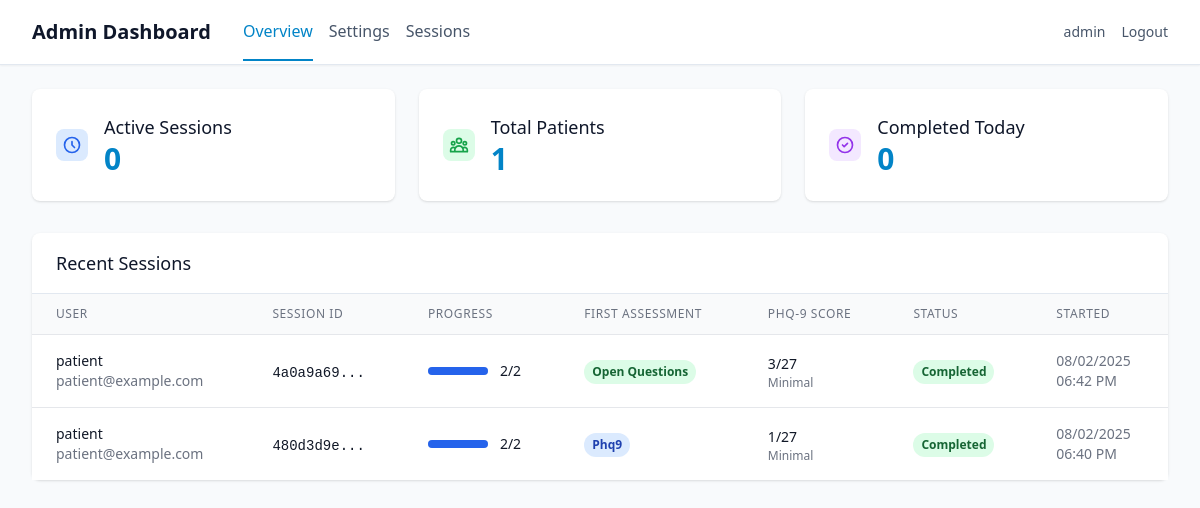
The app's page /admin/dashboard (signed in) with its own data.
### app/models/user.py (models this page shows, shortened)
class User(UserMixin, db.Model):
    id = db.Column(db.Integer, primary_key=True)
    username = db.Column(db.String(80), unique=True, nullable=False)
    email = db.Column(db.String(120), unique=True, nullable=False)
    password_hash = db.Column(db.String(255), nullable=False)
    user_type = db.Column(db.String(20), nullable=False, default='patient')
    created_at = db.Column(db.DateTime, default=datetime.utcnow)
    is_active = db.Column(db.Boolean, default=True)
    patient_profile = db.relationship('PatientProfile', backref='user', uselist=False, cascade='all, delete-orphan')
    assessments = db.relationship('Assessment', backref='user', lazy=True, cascade='all, delete-orphan')
    def is_superuser(self):
        return self.user_type == 'superuser'

### app/models/assessment.py (models this page shows, shortened)
class Assessment(db.Model):
    id = db.Column(db.Integer, primary_key=True)
    user_id = db.Column(db.Integer, db.ForeignKey('user.id'), nullable=False)
    session_id = db.Column(db.String(100), nullable=False, unique=True)
    first_assessment_type = db.Column(db.String(20))  # 'phq9' or 'open_questions'
    phq9_completed = db.Column(db.Boolean, default=False)
    open_questions_completed = db.Column(db.Boolean, default=False)
    status = db.Column(db.String(20), default='in_progress')  # 'in_progress', 'completed', 'abandoned'
    consent_agreed = db.Column(db.Boolean, default=False)
    camera_verified = db.Column(db.Boolean, default=False)
    started_at = db.Column(db.DateTime, default=datetime.utcnow)
    completed_at = db.Column(db.DateTime)
    consent_at = db.Column(db.DateTime)
    camera_check_at = db.Column(db.DateTime)
    first_assessment_started_at = db.Column(db.DateTime)
    phq9_score = db.Column(db.Integer)
    phq9_severity = db.Column(db.String(20))  # 'minimal', 'mild', 'moderate', 'severe'
    phq9_settings = db.Column(db.Text)  # JSON string of PHQ-9 settings used
    recording_settings = db.Column(db.Text)  # JSON string of recording settings used
    chat_settings = db.Column(db.Text)  # JSON string of chat settings used
    assessment_order = db.Column(db.String(20))  # 'phq_first' or 'questions_first'
    phq9_responses = db.relationship('PHQ9Response', backref='assessment', lazy=True, cascade='all, delete-orphan')
    open_responses = db.relationship('OpenQuestionResponse', backref='assessment', lazy=True, cascade='all, delete-orphan')
    emotion_data = db.relationship('EmotionData', backref='assessment', lazy=True, cascade='all, delete-orphan')
    def get_completion_order(self):
            return {
                'first_type': self.first_assessment_type,
                'phq9_completed': self.phq9_completed,
                'open_questions_completed': self.open_questions_completed,
                'both_completed': self.phq9_completed and self.open_questions_completed
            }

### app/routes/admin.py (the view)
@admin_bp.route('/dashboard')
@login_required
@admin_required
def dashboard():
    stats = AdminDashboardService.get_overview_stats()
    recent_sessions = AdminDashboardService.get_recent_sessions(limit=15)
    return render_template('admin/dashboard.html',
                         **stats,
                         recent_sessions=recent_sessions)

### app/services/admin.py (called while the page is built)
    @staticmethod
    def get_overview_stats():
        today = datetime.utcnow().date()
        active_sessions = Assessment.query.filter_by(status='in_progress').count()
        total_patients = db.session.query(Assessment.user_id).distinct().count()
        completed_today = Assessment.query.filter(
            Assessment.status == 'completed',
            func.date(Assessment.completed_at) == today
        ).count()
        return {
            'active_sessions': active_sessions,
            'total_patients': total_patients,
            'completed_today': completed_today
        }

### run.py (called while the page is built)
@app.before_request
def before_request():
    from flask import request
    if not current_user.is_authenticated and request.endpoint not in ['auth.login', 'auth.register', 'static']:
        return redirect(url_for('auth.login'))

### app/templates/admin/dashboard.html (shortened to what this page needs)
{% extends "base.html" %}
{% block nav %}
<nav class="bg-white shadow-sm border-b border-secondary-200">
    <div class="max-w-7xl mx-auto px-4 sm:px-6 lg:px-8">
        <div class="flex justify-between h-16">
            <div class="flex items-center space-x-8">
                <h1 class="text-xl font-semibold text-secondary-900">Admin Dashboard</h1>
                <div class="flex space-x-4">
                    <a href="{{ url_for('admin.dashboard') }}"
                       class="text-primary-600 border-b-2 border-primary-600 pb-4 pt-4">
                        Overview
                    </a>
                    <a href="{{ url_for('settings.show_settings') }}"
                       class="text-secondary-600 hover:text-secondary-900 pb-4 pt-4">
                        Settings
                    </a>
                    <a href="#" class="text-secondary-600 hover:text-secondary-900 pb-4 pt-4">
                        Sessions
                    </a>
                </div>
            </div>
            <div class="flex items-center space-x-4">
                <span class="text-sm text-secondary-600">{{ current_user.username }}</span>
                <a href="{{ url_for('auth.logout') }}"
                   class="text-sm text-secondary-600 hover:text-secondary-900">
                    Logout
                </a>
            </div>
        </div>
    </div>
</nav>
{% endblock %}
{% block content %}
<div class="max-w-7xl mx-auto py-6 sm:px-6 lg:px-8">
    <div class="grid grid-cols-1 md:grid-cols-3 gap-6 mb-8">
        <div class="bg-white rounded-lg shadow p-6">
            <div class="flex items-center">
                <div class="flex-shrink-0">
                    <div class="w-8 h-8 bg-blue-100 rounded-lg flex items-center justify-center">
                        <svg class="w-5 h-5 text-blue-600" fill="none" stroke="currentColor" viewBox="0 0 24 24">
                            <path stroke-linecap="round" stroke-linejoin="round" stroke-width="2" d="M12 8v4l3 3m6-3a9 9 0 11-18 0 9 9 0 0118 0z"/>
                        </svg>
                    </div>
                </div>
                <div class="ml-4">
                    <h3 class="text-lg font-medium text-secondary-900">Active Sessions</h3>
                    <p class="text-3xl font-bold text-primary-600">{{ active_sessions }}</p>
                </div>
            </div>
        </div>
        <div class="bg-white rounded-lg shadow p-6">
            <div class="flex items-center">
                <div class="flex-shrink-0">
                    <div class="w-8 h-8 bg-green-100 rounded-lg flex items-center justify-center">
                    </div>
                </div>
                <div class="ml-4">
                    <h3 class="text-lg font-medium text-secondary-900">Total Patients</h3>
                    <p class="text-3xl font-bold text-primary-600">{{ total_patients }}</p>
                </div>
            </div>
        </div>
        <div class="bg-white rounded-lg shadow p-6">
            <div class="flex items-center">
                <div class="flex-shrink-0">
                    <div class="w-8 h-8 bg-purple-100 rounded-lg flex items-center justify-center">
                        <svg class="w-5 h-5 text-purple-600" fill="none" stroke="currentColor" viewBox="0 0 24 24">
                            <path stroke-linecap="round" stroke-linejoin="round" stroke-width="2" d="M9 12l2 2 4-4m6 2a9 9 0 11-18 0 9 9 0 0118 0z"/>
                        </svg>
                    </div>
                </div>
                <div class="ml-4">
                    <h3 class="text-lg font-medium text-secondary-900">Completed Today</h3>
                    <p class="text-3xl font-bold text-primary-600">{{ completed_today }}</p>
                </div>
            </div>
        </div>
    </div>
    <div class="bg-white rounded-lg shadow">
        <div class="px-6 py-4 border-b border-secondary-200">
            <h3 class="text-lg font-medium text-secondary-900">Recent Sessions</h3>
        </div>
        {% if recent_sessions %}
        <div class="overflow-x-auto">
            <table class="min-w-full divide-y divide-gray-200">
                <thead class="bg-gray-50">
                    <tr>
                        <th class="px-6 py-3 text-left text-xs font-medium text-gray-500 uppercase tracking-wider">User</th>
                        <th class="px-6 py-3 text-left text-xs font-medium text-gray-500 uppercase tracking-wider">Session ID</th>
                        <th class="px-6 py-3 text-left text-xs font-medium text-gray-500 uppercase tracking-wider">Progress</th>
                        <th class="px-6 py-3 text-left text-xs font-medium text-gray-500 uppercase tracking-wider">First Assessment</th>
                        <th class="px-6 py-3 text-left text-xs font-medium text-gray-500 uppercase tracking-wider">PHQ-9 Score</th>
                        <th class="px-6 py-3 text-left text-xs font-medium text-gray-500 uppercase tracking-wider">Status</th>
                        <th class="px-6 py-3 text-left text-xs font-medium text-gray-500 uppercase tracking-wider">Started</th>
                    </tr>
                </thead>
                <tbody class="bg-white divide-y divide-gray-200">
                    {% for session in recent_sessions %}
                    <tr class="hover:bg-gray-50">
                        <td class="px-6 py-4 whitespace-nowrap">
                            <div>
                                <div class="text-sm font-medium text-gray-900">{{ session.username }}</div>
                                <div class="text-sm text-gray-500">{{ session.email }}</div>
                            </div>
                        </td>
                        <td class="px-6 py-4 whitespace-nowrap">
                            <span class="text-sm text-gray-900 font-mono">{{ session.session_id[:8] }}...</span>
                        </td>
                        <td class="px-6 py-4 whitespace-nowrap">
                            <div class="flex items-center">
                                <div class="w-full bg-gray-200 rounded-full h-2 mr-3" style="width: 60px;">
                                    <div class="bg-blue-600 h-2 rounded-full" style="width: {{ (session.progress_count / 2 * 100) }}%"></div>
                                </div>
                                <span class="text-sm font-medium text-gray-900">{{ session.progress_text }}</span>
                            </div>
                        </td>
                        <td class="px-6 py-4 whitespace-nowrap">
                            {% if session.first_type %}
                                <span class="inline-flex px-2 py-1 text-xs font-semibold rounded-full
                                           {% if session.first_type == 'phq9' %}bg-blue-100 text-blue-800{% else %}bg-green-100 text-green-800{% endif %}">
                                    {{ session.first_type.replace('_', ' ').title() }}
                                </span>
                            {% else %}
                                <span class="text-sm text-gray-400">Not started</span>
                            {% endif %}
                        </td>
                        <td class="px-6 py-4 whitespace-nowrap">
                            {% if session.phq9_score is not none %}
                                <div>
                                    <span class="text-sm font-medium text-gray-900">{{ session.phq9_score }}/27</span>
                                    <div class="text-xs text-gray-500 capitalize">{{ session.phq9_severity.replace('_', ' ') if session.phq9_severity else '' }}</div>
                                </div>
                            {% else %}
                                <span class="text-sm text-gray-400">Pending</span>
                            {% endif %}
                        </td>
                        <td class="px-6 py-4 whitespace-nowrap">
                            <span class="inline-flex px-2 py-1 text-xs font-semibold rounded-full {{ session.status_class }}">
                                {{ session.status }}
                            </span>
                        </td>
                        <td class="px-6 py-4 whitespace-nowrap text-sm text-gray-500">
                            <div>{{ session.started_at.strftime('%m/%d/%Y') }}</div>
                            <div>{{ session.started_at.strftime('%I:%M %p') }}</div>
                        </td>
                    </tr>
                    {% endfor %}
                </tbody>
            </table>
        </div>
        {% endif %}
    </div>
</div>
{% endblock %}

### app/templates/base.html (shortened to what this page needs)
<!DOCTYPE html>
<html lang="en" class="h-full">
<head>
    <script src="https://cdn.tailwindcss.com"></script>
</head>
<body class="h-full bg-secondary-50 text-secondary-900 overflow-x-hidden">
    {% block nav %}{% endblock %}
    <main class="{% block main_class %}{% endblock %}">
        {% block content %}{% endblock %}
    </main>
</body>
</html>

### records on screen
User: username "admin"
Assessment: username "patient", email "patient@example.com", session_id "4a0a9a69", {{ (session.progress_count / 2 * 100) }} 100.0 (drawn), progress_text "2/2", first_type.replace "Open Questions", phq9_score "3", phq9_severity "Minimal", status "Completed", started_at "08/02/2025", started_at "06:42 PM"
User: username "patient", email "patient@example.com"
Assessment: first_type.replace "Phq9", phq9_severity "Minimal", started_at "08/02/2025", started_at "06:40 PM"

### other values on screen
{{ active_sessions }} "0"
{{ total_patients }} "1"
{{ completed_today }} "0"
{{ session.session_id[:8] }} "480d3d9e"
{{ session.progress_text }} "2/2"
{{ session.phq9_score }} "1"
{{ session.status }} "Completed"
